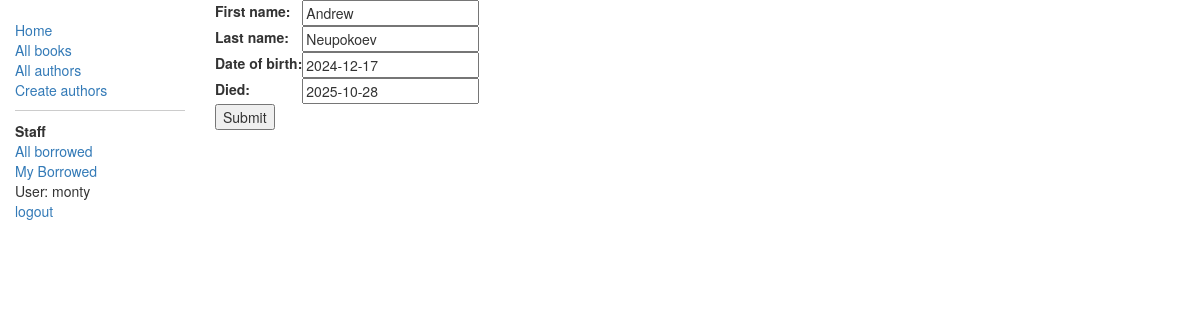
Screenshot of /catalog/author/1/update/ (signed in) with the database file from the repository.
### catalog/models.py (models this page shows, shortened)
class Author(models.Model):
    first_name = models.CharField(max_length=100)
    last_name = models.CharField(max_length=100)
    date_of_birth = models.DateField(null=True, blank=True)
    date_of_death = models.DateField('Died', null=True, blank=True)

### catalog/views.py (the view)
# urls.py: re_path(r'^author/(?P<pk>\d+)/update/$', views.AuthorUpdate.as_view(), name='author_update'),
class AuthorUpdate(UpdateView):
    model = Author
    fields = ['first_name','last_name','date_of_birth','date_of_death']

### catalog/templates/catalog/author_form.html (shortened to what this page needs)
{% extends "base_generic.html" %}
{% block content %}
  <form action="" method="post">
      <table>
      {{ form.as_table }}
      </table>
      <input type="submit" value="Submit" />
  </form>
{% endblock %}

### catalog/templates/base_generic.html (shortened to what this page needs)
<!DOCTYPE html>
<html lang="en">
<head>
    <link rel="stylesheet" href="https://maxcdn.bootstrapcdn.com/bootstrap/3.3.7/css/bootstrap.min.css"/>
    {% load static %}
    <link rel="stylesheet" href="{% static 'css/styles.css' %}"/>
</head>
<body>
<div class="container-fluid">
    <div class="row">
        <div class="col-sm-2">
            {% block sidebar %}
                <ul class="sidebar-nav">
                    <li><a href="{% url 'index' %}">Home</a></li>
                    <li><a href="{% url 'books' %}">All books</a></li>
                    <li><a href="{% url 'authors' %}">All authors</a></li>
                    <li><a href="{% url 'author-create' %}">Create authors</a></li>
                    {% if user.is_staff %}
                        <li style="border-top: 1px solid #ccc; margin-top: 10px; padding-top: 10px;">
                            <strong>Staff</strong></li>
                        <li><a href="{% url 'all-borrowed' %}">All borrowed</a></li>
                    {% endif %}
                    {% if user.is_authenticated %}
                        <li><a href="{% url 'my-borrowed' %}">My Borrowed</a></li>
                        <li>User: {{ user.get_username }}</li>
                        <form method="post" action="{% url 'logout' %}">
                            <button type="submit" class="link-button">logout</button>
                        </form>
                    {% else %}
                        <li><a href="{% url 'login' %}?next={{ request.path }}">Login</a></li>
                    {% endif %}
                </ul>
            {% endblock %}
        </div>
        <div class="col-sm-10">
            {% block content %}{% endblock %}
        </div>
    </div>
</div>
</body>
</html>

### catalog/static/css/styles.css (style rules this page uses)
.sidebar-nav { margin-top: 20px; padding: 0; list-style: none; }

### catalog/templates/base_generic.html (style rules this page uses)
.link-button { background: none; border: none; color: #337AB7; text-decoration: none; cursor: pointer; padding: 0; font: inherit; }

### rows the page displays
Author: first_name "Andrew", last_name "Neupokoev", date_of_birth "2024-12-17", date_of_death "2025-10-28"

### other values shown
{{ user.get_username }} "monty"
